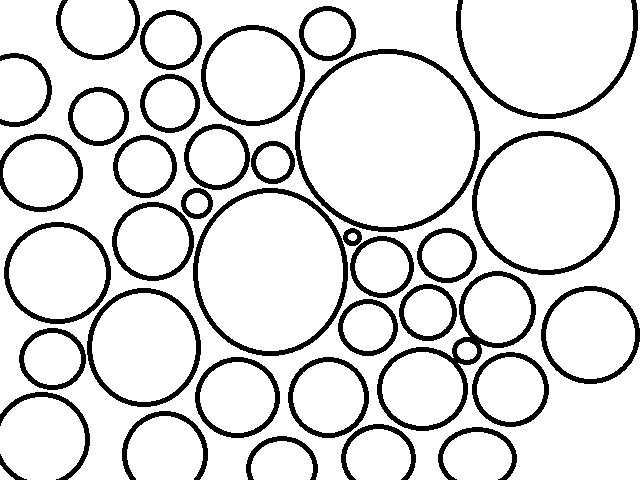
#> input picture map_test.png, 640 x 480 px; its folder holds only this picture in this run
$ python -i ThymioVision.py   (imports and definitions only)
#> lines starting #> are read from the running program, lines starting #| are printed output that depends on the picture; after the words box and inside, x2 and y2 are one past the last pixel; in counts of white or black regions, pixels touching at a corner belong together
"""
 * ThymioVision Class Definition
 *
 * For a thorough report of this class, please consider the file report_cv.ipynb
 *
 * @author Ashton Doane
"""

import cv2
import numpy as np
import matplotlib.pyplot as plt

class ThymioVision:
    # [52 lines left out: functions calibrateCameraPos, captureImageOnCommand, not called in this run]

    # [5 lines of commented-out code are left out]

    @staticmethod
    def getEdges(img, filter = 'median', edge_method = 'canny', verbose=False):
        """
        Extract detected edges from a provided image.
        @param img(cv2 BGR_image): Image from which we extract edges.
        @param filter (string): Indication of what type of filter to overlay on the image.
        @param edge_method (string): Indication of what type of edge detection method should be used.
        @param verbose (bool): If true, will display each step of the processing.
        @returns cv2 grayscale image with detected edges from input img.
        """
        # First, convert the input image to grayscale
        gray_img = cv2.cvtColor(img, cv2.COLOR_BGR2GRAY)

        # Apply the selected filter
        if filter == 'median':
            filtered_img =  cv2.medianBlur(gray_img, 31)
        elif filter == 'average':
            pass
        elif filter == 'gaussian':
            pass
        else:
            filtered_img = gray_img

        #Apply the selected edge detection method to the filtered image
        if edge_method == 'canny':
            edges = cv2.Canny(filtered_img, 100,200)
        else:
            pass

        # If verbose selected, Display images
        if verbose:
            # Set up plot size
            plt.rcParams["figure.figsize"] = (20,5)
            plt.subplots_adjust(left=0.1,
                    bottom=0.1,
                    right=0.9,
                    top=0.9,
                    wspace=0.1,
                    hspace=0.4)

            #Grayscaled Image:
            plt.subplot(1, 3, 1)
            plt.title("Grayscale")
            plt.imshow(gray_img, cmap='gray')

            #Filtered Image:
            plt.subplot(1, 3, 2)
            plt.title("Filtered: " + filter)
            plt.imshow(filtered_img, cmap='gray')

            #Edges + expansion radius Image:
            plt.subplot(1, 3, 3)
            plt.title("Edges: " + edge_method)
            plt.imshow(edges, cmap='gray')

            plt.show()

        return edges

    # [26 lines left out: functions pixelToRealSpace, realSpaceToPixel, not called in this run]

    #TODO: ADD VISUALIZATION OF STEPS
    @staticmethod
    def detectBlueDot(frame, divisions=1, minScale=1, maxScale = 2, method = 'TM_CCORR_NORMED', templatePath = "Templates/blueDot.png", verbose=False):
        """
        Note: Does NOT support TM_SQDIFF or SQDIFF_NORMED
        """
        template = cv2.imread(templatePath) #read template as bgr image
        globalMax = 0
        best_approx = ([], 0, 0, 0) #pos/w/h/scale

        # resize the template image to a variety of scales, perform matching
        for scale in np.linspace(minScale, maxScale, divisions)[::-1]:
            resized = cv2.resize(frame, (0,0), fx=scale, fy=scale) #resize

            # get effective size of rectangle bounding box we are searching
            w, h, c = template.shape
            w = int(w/scale)
            h = int(h/scale)

            meth = getattr(cv2, method)

            # Apply template Matching
            res = cv2.matchTemplate(resized,template,meth)
            min_val, max_val, min_loc, max_loc = cv2.minMaxLoc(res)

            if  max_val > globalMax:
                globalMax = max_val
                best_approx = ([int(max_loc[0]/scale), int(max_loc[1]/scale)], w, h, scale)


        top_left,w,h,scale = best_approx
        bottom_right = (top_left[0] + w, top_left[1] + h)

        if verbose:
            copy = frame.copy()
            plt.rcParams["figure.figsize"] = (16,4)
            cv2.rectangle(copy, top_left, bottom_right, (255, 50, 255), 5)
            plt.imshow(copy,cmap = 'gray')
            plt.show()

        x = top_left[0] + int(w/2)
        y = top_left[1] + int(h/2)
        return (x,y) #return center of box

    # [81 lines left out: functions detectGoal, detectOrangeHeading, not called in this run]


    @staticmethod
    def getThymioPose(frame, verbose=False):
        """
        Extracts the Thymio pose from a camera feed and returns as a triple of (x,y,theta), relative to the top-left corner of the camera.
        @param frame (np.array): BGR cv2 image to extract position from.
        @returns (x, y, theta, size)
        """
        relevantFrame = frame[90:-90, 360:-360]
        blueX, blueY = ThymioVision.detectBlueDot(relevantFrame, minScale=0.5, maxScale=0.5, divisions=1)
        orangeX, orangeY = ThymioVision.detectOrangeHeading(relevantFrame, reduction=0.3, THRESHOLD=15, filter_size=10)

        if blueX is None or orangeX is None:
            print('Thymio not found.')
            return (None, None, None)

        blueX += 360
        blueY += 90
        orangeX += 360
        orangeY += 90

        dx = float(orangeX-blueX)
        dy = -float(orangeY-blueY)
        theta = np.arctan2(dy,dx)

        if np.sqrt(dx**2 + dy**2 ) > 300:
            print('Thymio not found. Distance too large')
            return (None, None, None)

        if verbose:
            plt.rcParams["figure.figsize"] = (16,4)
            plt.imshow(frame)
            plt.quiver(blueX, blueY, dx, dy, color='red')
            plt.show()
        return (blueX, blueY, theta)


    @staticmethod
    def getMap(frame, verbose=False):
        """
        Determine the map of the layout by considering thymio position, size, detected edges, and goal position.
        @param frame (np.array): A camera image
        @returns Tuple (map, start, goal) with types (np.array, [x,y], [x,y]) representing the map of edges, start location
        and goal position for the A* algorithm.
        """
        # Get edge list
        edges = ThymioVision.getEdges(frame)

        # Find start and goal position
        startPos = ThymioVision.getThymioPose(frame)[0:2]
        if not startPos:
            print("Thymio start position not found")
        tSize =  90 # based on the calibrated camera, the thymio can be approximated by this radius
        goalPos = ThymioVision.detectGoal(frame)
        if not goalPos:
            print("Goal not found")
            return

        if startPos[0] is None:
            print("Invalid map. Thymio not found.")
            return
        if goalPos[0] is None:
            print("Invalid map. Goal not found.")
            return
        # clear out space around goal and start
        cv2.circle(edges, startPos, radius=int(tSize), thickness=-1, color=0)
        cv2.circle(edges, goalPos, radius=int(tSize), thickness=-1, color=0)
        #radius
        final_map = np.zeros(shape=edges.shape)
        for i, row in enumerate(edges):
            for j, pixel in enumerate(row):
                if pixel == 255:
                    cv2.circle(final_map, (j,i), radius=int(tSize), thickness=-1, color=1)

        if verbose:
            plt.plot(startPos[0], startPos[1], 'o', color='red')
            plt.plot(goalPos[0], goalPos[1], 'o', color='green')
            plt.imshow(final_map)
        return (final_map, startPos, goalPos)

>>> import cv2
>>> picture = cv2.imread('../map_test.png')
#> picture is the input picture: shape (480, 640, 3); 86.8% white; 36 black regions, largest, box (x1, y1, x2, y2) and area: (295, 49, 480, 232) 2795, (377, 271, 536, 431) 2782, (193, 188, 348, 356) 2452
>>> result = ThymioVision().getMap(picture)
#> in getEdges, `filtered_img =  cv2.medianBlur(gray_img, 31)`:
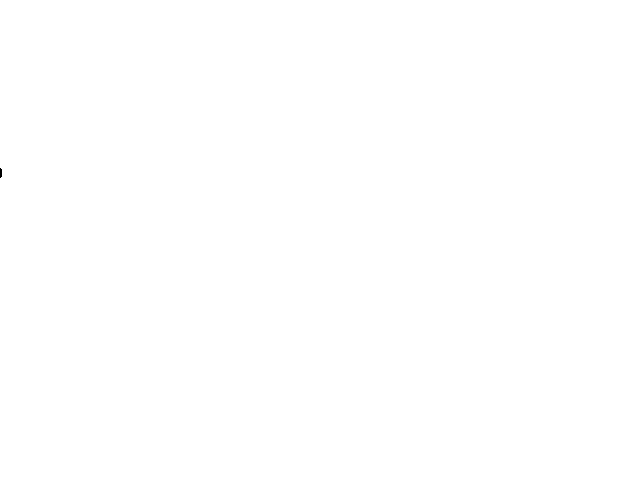
#> filtered_img: shape (480, 640); 100% white; 1 black region (1 under 20 px)
#> in getEdges, `edges = cv2.Canny(filtered_img, 100,200)`: edges: shape (480, 640); 0% white in thin lines or dots, all inside (x1, y1, x2, y2) = (0, 168, 2, 178)
#> in getThymioPose, `relevantFrame = frame[90:-90, 360:-360]`: relevantFrame = empty array
#> after the loop in detectBlueDot, `for scale in np.linspace(minScale, maxScale, divisions)[::-1]:`: best_approx = ([], 0, 0, 0); globalMax = 0
#> (the run stopped early here; a loop or call above may not have finished)

$ run again, on controller.jpg
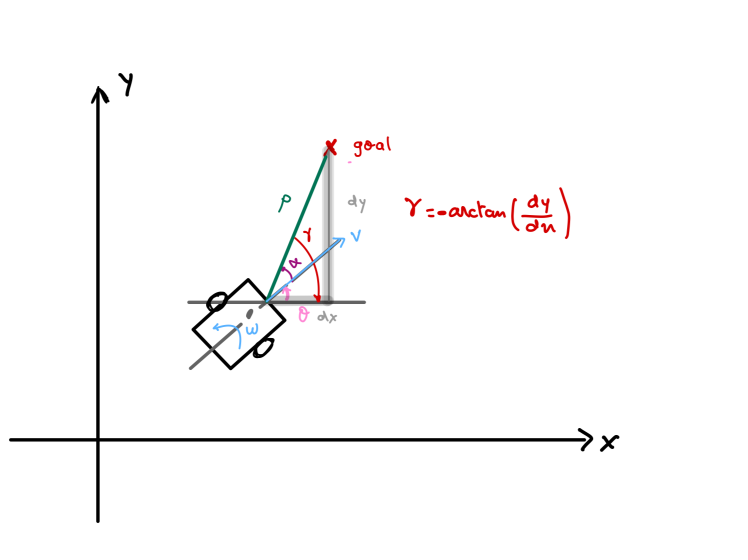
#> input picture controller.jpg, 1496 x 1119 px (shown at 1/2 size)
#> picture is the input picture: shape (1119, 1496, 3); mean B, G, R 250, 249.9, 250.5
#> in getEdges, `edges = cv2.Canny(filtered_img, 100,200)`:
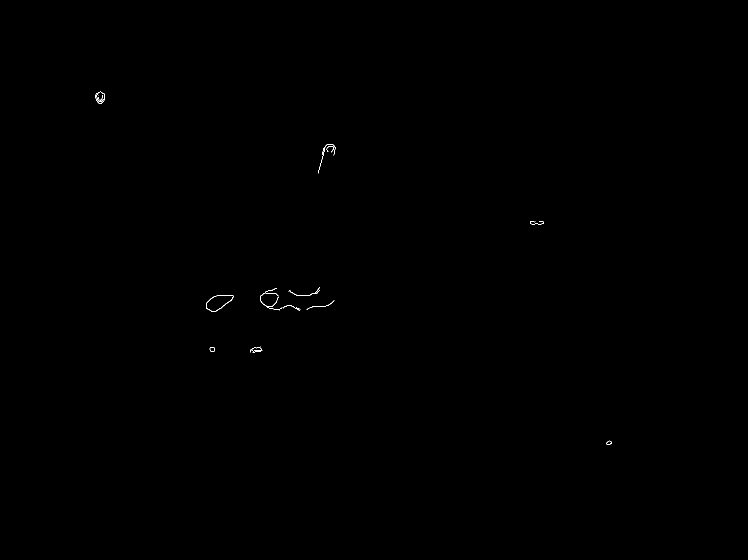
#> edges: shape (1119, 1496) (shown at 1/2 size); 0.06% white in thin lines or dots, all inside (x1, y1, x2, y2) = (190, 183, 1224, 890)
#> the loop in detectBlueDot, `for scale in np.linspace(minScale, maxScale, divisions)[::-1]:` made 1 pass
#> pass 1, in detectBlueDot, `resized = cv2.resize(frame, (0,0), fx=scale, fy=scale)`:
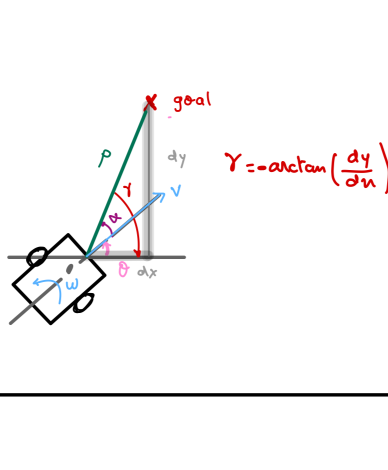
#> resized: shape (470, 388, 3); mean B, G, R 247.2, 247, 248.3
#> after the loop in detectBlueDot, `for scale in np.linspace(minScale, maxScale, divisions)[::-1]:`: best_approx = ([], 0, 0, 0); globalMax = 0

$ run again, on pseudocode_Astar.jpg
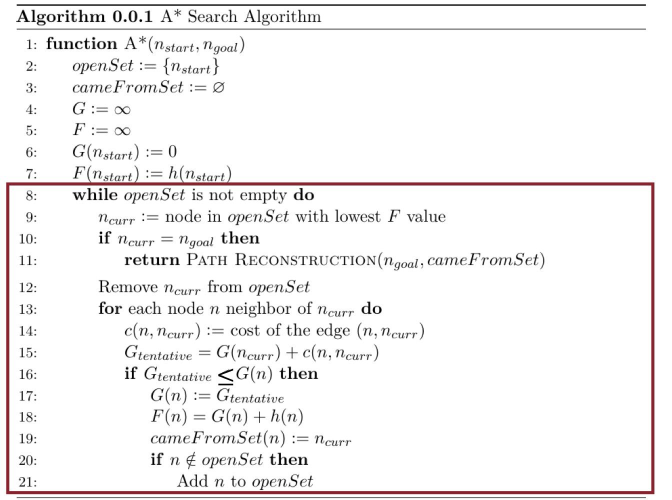
#> input picture pseudocode_Astar.jpg, 1343 x 1000 px (shown at 1/2 size)
#> picture is the input picture: shape (1000, 1343, 3); mean B, G, R 242.4, 242.2, 243.8
#> edges: shape (1000, 1343); every value is 0
#> in getThymioPose, `relevantFrame = frame[90:-90, 360:-360]`:
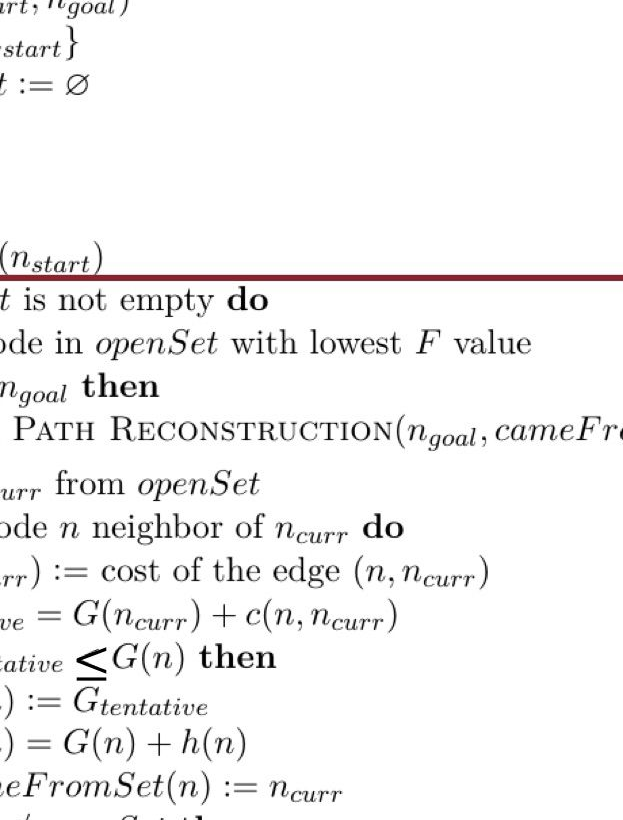
#> relevantFrame: shape (820, 623, 3); mean B, G, R 244.1, 244.1, 244.7
#> the loop in detectBlueDot, `for scale in np.linspace(minScale, maxScale, divisions)[::-1]:` made 1 pass
#> pass 1, in detectBlueDot, `resized = cv2.resize(frame, (0,0), fx=scale, fy=scale)`:
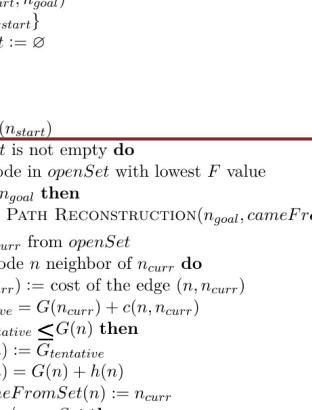
#> resized: shape (410, 312, 3); mean B, G, R 244.2, 244.1, 244.8
#> after the loop in detectBlueDot, `for scale in np.linspace(minScale, maxScale, divisions)[::-1]:`: best_approx = ([], 0, 0, 0); globalMax = 0
